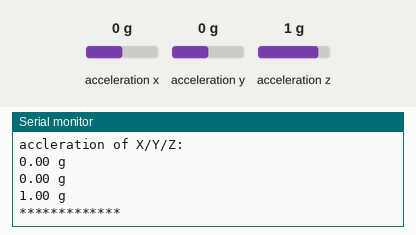
Recording of a sketch running on a simulated Arduino Uno, built with avr-gcc and run on an emulated ATmega328P. Shown: the last lines printed to the serial monitor. The inputs (shaded band) are chosen by the test bench; at power-on: acceleration x 0 g, acceleration y 0 g, acceleration z 1 g.

Above: at 1.2 s.
1.3 s: acceleration x set to -1.4 g
2.8 s: acceleration y set to -1.4 g
At 3.33 s:
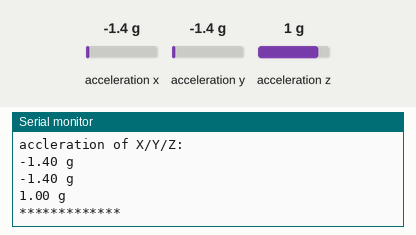
4.3 s: acceleration z set to -1.4 g
At 4.84 s:
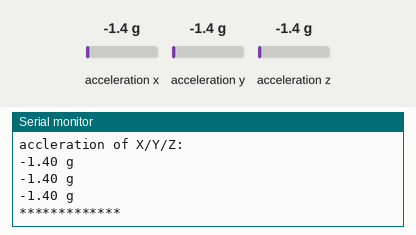
Timing chart, 0 to 7.3 s (numbered marks = the images above; inputs shaded):
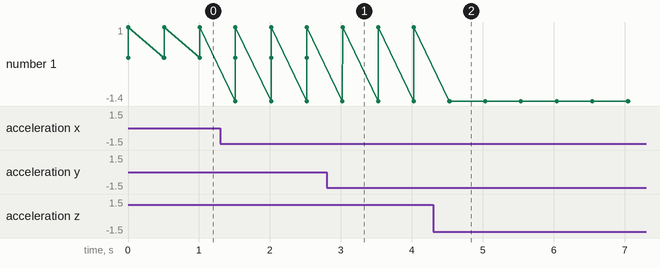

Measured:
- after the input at 2.8 s, the serial monitor: prints a new line after 0.22 s (image 1)
- after the input at 4.3 s, the serial monitor: prints a new line after 0.23 s (image 2)

The sketch:

accelerometer.ino
```cpp
#include <Wire.h>
#include "MMA7660.h"
MMA7660 accelemeter;
void setup()
{
	accelemeter.init();
	Serial.begin(115200);
}
void loop()
{
	int8_t x;
	int8_t y;
	int8_t z;
	float ax,ay,az;
	accelemeter.getXYZ(&x,&y,&z);

	Serial.print("x = ");
    Serial.println(x);
    Serial.print("y = ");
    Serial.println(y);
    Serial.print("z = ");
    Serial.println(z);

	accelemeter.getAcceleration(&ax,&ay,&az);
    Serial.println("accleration of X/Y/Z: ");
	Serial.print(ax);
	Serial.println(" g");
	Serial.print(ay);
	Serial.println(" g");
	Serial.print(az);
	Serial.println(" g");
	Serial.println("*************");
	delay(500);
}
```
